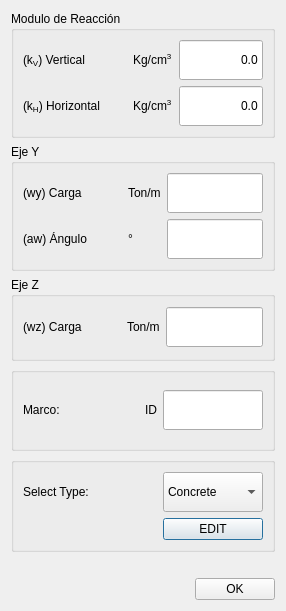
<?xml version="1.0" encoding="UTF-8"?>
<ui version="4.0">
 <class>Dialog</class>
 <widget class="QDialog" name="Dialog">
  <property name="geometry">
   <rect>
    <x>0</x>
    <y>0</y>
    <width>286</width>
    <height>611</height>
   </rect>
  </property>
  <property name="windowTitle">
   <string>Element N</string>
  </property>
  <layout class="QVBoxLayout" name="verticalLayout">
   <item>
    <widget class="QGroupBox" name="groupBox">
     <property name="title">
      <string>Modulo de Reacción</string>
     </property>
     <layout class="QGridLayout" name="gridLayout">
      <item row="0" column="1">
       <spacer name="horizontalSpacer">
        <property name="orientation">
         <enum>Qt::Horizontal</enum>
        </property>
        <property name="sizeType">
         <enum>QSizePolicy::Expanding</enum>
        </property>
        <property name="sizeHint" stdset="0">
         <size>
          <width>40</width>
          <height>20</height>
         </size>
        </property>
       </spacer>
      </item>
      <item row="3" column="1">
       <spacer name="horizontalSpacer_2">
        <property name="orientation">
         <enum>Qt::Horizontal</enum>
        </property>
        <property name="sizeType">
         <enum>QSizePolicy::Expanding</enum>
        </property>
        <property name="sizeHint" stdset="0">
         <size>
          <width>40</width>
          <height>20</height>
         </size>
        </property>
       </spacer>
      </item>
      <item row="0" column="0">
       <widget class="QLabel" name="label">
        <property name="text">
         <string>&lt;html&gt;&lt;head/&gt;&lt;body&gt;&lt;p&gt;&lt;span style=&quot; font-size:9pt;&quot;&gt;(k&lt;/span&gt;&lt;span style=&quot; font-size:9pt; vertical-align:sub;&quot;&gt;V&lt;/span&gt;&lt;span style=&quot; font-size:9pt;&quot;&gt;) &lt;/span&gt;&lt;span style=&quot; font-size:9pt;&quot;&gt;Vertical&lt;/span&gt;&lt;/p&gt;&lt;/body&gt;&lt;/html&gt;</string>
        </property>
       </widget>
      </item>
      <item row="3" column="3">
       <widget class="QLineEdit" name="lineEdit_2">
        <property name="minimumSize">
         <size>
          <width>80</width>
          <height>40</height>
         </size>
        </property>
        <property name="maximumSize">
         <size>
          <width>100</width>
          <height>40</height>
         </size>
        </property>
        <property name="layoutDirection">
         <enum>Qt::RightToLeft</enum>
        </property>
        <property name="styleSheet">
         <string notr="true">font: 9pt &quot;SIEMENS_GOST Type A&quot;;</string>
        </property>
        <property name="text">
         <string>0.0</string>
        </property>
        <property name="alignment">
         <set>Qt::AlignRight|Qt::AlignTrailing|Qt::AlignVCenter</set>
        </property>
       </widget>
      </item>
      <item row="3" column="0">
       <widget class="QLabel" name="label_2">
        <property name="text">
         <string>&lt;html&gt;&lt;head/&gt;&lt;body&gt;&lt;p&gt;&lt;span style=&quot; font-size:9pt;&quot;&gt;(k&lt;/span&gt;&lt;span style=&quot; font-size:9pt; vertical-align:sub;&quot;&gt;H&lt;/span&gt;&lt;span style=&quot; font-size:9pt;&quot;&gt;) Horizontal &lt;/span&gt;&lt;/p&gt;&lt;/body&gt;&lt;/html&gt;</string>
        </property>
       </widget>
      </item>
      <item row="0" column="3">
       <widget class="QLineEdit" name="lineEdit">
        <property name="minimumSize">
         <size>
          <width>80</width>
          <height>40</height>
         </size>
        </property>
        <property name="maximumSize">
         <size>
          <width>100</width>
          <height>40</height>
         </size>
        </property>
        <property name="layoutDirection">
         <enum>Qt::RightToLeft</enum>
        </property>
        <property name="styleSheet">
         <string notr="true">font: 9pt &quot;SIEMENS_GOST Type A&quot;;</string>
        </property>
        <property name="text">
         <string>0.0</string>
        </property>
        <property name="alignment">
         <set>Qt::AlignRight|Qt::AlignTrailing|Qt::AlignVCenter</set>
        </property>
       </widget>
      </item>
      <item row="0" column="2">
       <widget class="QLabel" name="label_9">
        <property name="text">
         <string>&lt;html&gt;&lt;head/&gt;&lt;body&gt;&lt;p&gt;Kg/cm&lt;span style=&quot; vertical-align:super;&quot;&gt;3&lt;/span&gt;&lt;/p&gt;&lt;/body&gt;&lt;/html&gt;</string>
        </property>
       </widget>
      </item>
      <item row="3" column="2">
       <widget class="QLabel" name="label_10">
        <property name="text">
         <string>&lt;html&gt;&lt;head/&gt;&lt;body&gt;&lt;p&gt;Kg/cm&lt;span style=&quot; vertical-align:super;&quot;&gt;3&lt;/span&gt;&lt;/p&gt;&lt;/body&gt;&lt;/html&gt;</string>
        </property>
       </widget>
      </item>
     </layout>
    </widget>
   </item>
   <item>
    <widget class="QGroupBox" name="groupBox_2">
     <property name="title">
      <string>Eje Y</string>
     </property>
     <layout class="QGridLayout" name="gridLayout_2">
      <item row="0" column="0">
       <widget class="QLabel" name="label_3">
        <property name="text">
         <string>&lt;html&gt;&lt;head/&gt;&lt;body&gt;&lt;p&gt;&lt;span style=&quot; font-size:9pt;&quot;&gt;(wy) Carga&lt;/span&gt;&lt;/p&gt;&lt;/body&gt;&lt;/html&gt;</string>
        </property>
       </widget>
      </item>
      <item row="0" column="3">
       <widget class="QLineEdit" name="lineEdit_3">
        <property name="minimumSize">
         <size>
          <width>80</width>
          <height>40</height>
         </size>
        </property>
        <property name="maximumSize">
         <size>
          <width>100</width>
          <height>40</height>
         </size>
        </property>
        <property name="text">
         <string/>
        </property>
       </widget>
      </item>
      <item row="2" column="0">
       <widget class="QLabel" name="label_4">
        <property name="text">
         <string>&lt;html&gt;&lt;head/&gt;&lt;body&gt;&lt;p&gt;&lt;span style=&quot; font-size:9pt;&quot;&gt;(aw) Ángulo&lt;/span&gt;&lt;/p&gt;&lt;/body&gt;&lt;/html&gt;</string>
        </property>
       </widget>
      </item>
      <item row="2" column="3">
       <widget class="QLineEdit" name="lineEdit_4">
        <property name="minimumSize">
         <size>
          <width>80</width>
          <height>40</height>
         </size>
        </property>
        <property name="maximumSize">
         <size>
          <width>100</width>
          <height>40</height>
         </size>
        </property>
       </widget>
      </item>
      <item row="0" column="1">
       <spacer name="horizontalSpacer_3">
        <property name="orientation">
         <enum>Qt::Horizontal</enum>
        </property>
        <property name="sizeHint" stdset="0">
         <size>
          <width>40</width>
          <height>20</height>
         </size>
        </property>
       </spacer>
      </item>
      <item row="0" column="2">
       <widget class="QLabel" name="label_8">
        <property name="text">
         <string>Ton/m</string>
        </property>
       </widget>
      </item>
      <item row="2" column="2">
       <widget class="QLabel" name="label_7">
        <property name="text">
         <string>°</string>
        </property>
       </widget>
      </item>
     </layout>
    </widget>
   </item>
   <item>
    <widget class="QGroupBox" name="groupBox_3">
     <property name="title">
      <string>Eje Z</string>
     </property>
     <layout class="QGridLayout" name="gridLayout_3">
      <item row="0" column="1">
       <spacer name="horizontalSpacer_4">
        <property name="orientation">
         <enum>Qt::Horizontal</enum>
        </property>
        <property name="sizeHint" stdset="0">
         <size>
          <width>40</width>
          <height>20</height>
         </size>
        </property>
       </spacer>
      </item>
      <item row="0" column="3">
       <widget class="QLineEdit" name="lineEdit_5">
        <property name="minimumSize">
         <size>
          <width>80</width>
          <height>40</height>
         </size>
        </property>
        <property name="maximumSize">
         <size>
          <width>100</width>
          <height>40</height>
         </size>
        </property>
       </widget>
      </item>
      <item row="0" column="0">
       <widget class="QLabel" name="label_5">
        <property name="text">
         <string>&lt;html&gt;&lt;head/&gt;&lt;body&gt;&lt;p&gt;&lt;span style=&quot; font-size:9pt;&quot;&gt;(wz) Carga &lt;/span&gt;&lt;/p&gt;&lt;/body&gt;&lt;/html&gt;</string>
        </property>
       </widget>
      </item>
      <item row="0" column="2">
       <widget class="QLabel" name="label_6">
        <property name="text">
         <string>Ton/m</string>
        </property>
       </widget>
      </item>
     </layout>
    </widget>
   </item>
   <item>
    <widget class="QGroupBox" name="groupBox_5">
     <property name="title">
      <string/>
     </property>
     <layout class="QGridLayout" name="gridLayout_4">
      <item row="0" column="3">
       <widget class="QLabel" name="label_11">
        <property name="text">
         <string>&lt;html&gt;&lt;head/&gt;&lt;body&gt;&lt;p&gt;ID&lt;/p&gt;&lt;/body&gt;&lt;/html&gt;</string>
        </property>
       </widget>
      </item>
      <item row="0" column="1">
       <spacer name="horizontalSpacer_5">
        <property name="orientation">
         <enum>Qt::Horizontal</enum>
        </property>
        <property name="sizeHint" stdset="0">
         <size>
          <width>40</width>
          <height>20</height>
         </size>
        </property>
       </spacer>
      </item>
      <item row="0" column="0">
       <widget class="QLabel" name="label_12">
        <property name="text">
         <string>&lt;html&gt;&lt;head/&gt;&lt;body&gt;&lt;p&gt;&lt;span style=&quot; font-size:9pt;&quot;&gt;Marco:&lt;/span&gt;&lt;/p&gt;&lt;/body&gt;&lt;/html&gt;</string>
        </property>
       </widget>
      </item>
      <item row="0" column="4">
       <widget class="QLineEdit" name="lineEdit_6">
        <property name="minimumSize">
         <size>
          <width>80</width>
          <height>40</height>
         </size>
        </property>
        <property name="maximumSize">
         <size>
          <width>100</width>
          <height>40</height>
         </size>
        </property>
       </widget>
      </item>
     </layout>
    </widget>
   </item>
   <item>
    <widget class="QGroupBox" name="groupBox_4">
     <property name="title">
      <string/>
     </property>
     <layout class="QGridLayout" name="gridLayout_5">
      <item row="0" column="2">
       <widget class="QComboBox" name="comboBox">
        <property name="minimumSize">
         <size>
          <width>80</width>
          <height>40</height>
         </size>
        </property>
        <property name="maximumSize">
         <size>
          <width>100</width>
          <height>40</height>
         </size>
        </property>
        <property name="font">
         <font>
          <pointsize>9</pointsize>
         </font>
        </property>
        <item>
         <property name="text">
          <string>Concrete</string>
         </property>
        </item>
        <item>
         <property name="text">
          <string>Steel: OR</string>
         </property>
        </item>
        <item>
         <property name="text">
          <string>Steel: OC</string>
         </property>
        </item>
        <item>
         <property name="text">
          <string>Steel: IR</string>
         </property>
        </item>
        <item>
         <property name="text">
          <string>Custom</string>
         </property>
        </item>
       </widget>
      </item>
      <item row="0" column="0">
       <widget class="QLabel" name="label_13">
        <property name="text">
         <string>&lt;html&gt;&lt;head/&gt;&lt;body&gt;&lt;p&gt;&lt;span style=&quot; font-size:9pt;&quot;&gt;Select Type:&lt;/span&gt;&lt;/p&gt;&lt;/body&gt;&lt;/html&gt;</string>
        </property>
       </widget>
      </item>
      <item row="1" column="2">
       <widget class="QPushButton" name="pushButton">
        <property name="text">
         <string>EDIT</string>
        </property>
       </widget>
      </item>
     </layout>
    </widget>
   </item>
   <item>
    <spacer name="verticalSpacer">
     <property name="orientation">
      <enum>Qt::Vertical</enum>
     </property>
     <property name="sizeType">
      <enum>QSizePolicy::Minimum</enum>
     </property>
     <property name="sizeHint" stdset="0">
      <size>
       <width>20</width>
       <height>20</height>
      </size>
     </property>
    </spacer>
   </item>
   <item>
    <layout class="QHBoxLayout" name="horizontalLayout">
     <item>
      <spacer name="horizontalSpacer_6">
       <property name="orientation">
        <enum>Qt::Horizontal</enum>
       </property>
       <property name="sizeHint" stdset="0">
        <size>
         <width>40</width>
         <height>20</height>
        </size>
       </property>
      </spacer>
     </item>
     <item>
      <widget class="QPushButton" name="pushButton_2">
       <property name="text">
        <string>OK</string>
       </property>
      </widget>
     </item>
    </layout>
   </item>
  </layout>
 </widget>
 <resources/>
 <connections/>
</ui>
